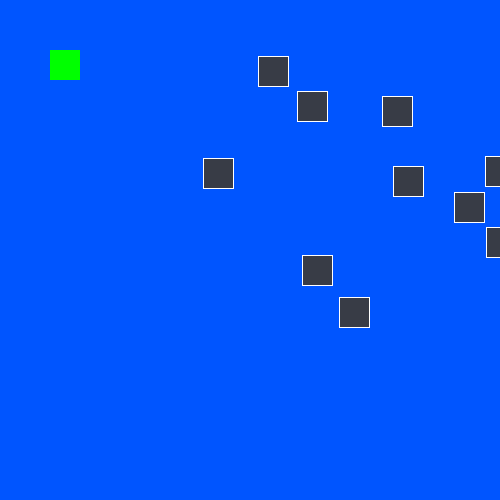
Frame 1 (no input)
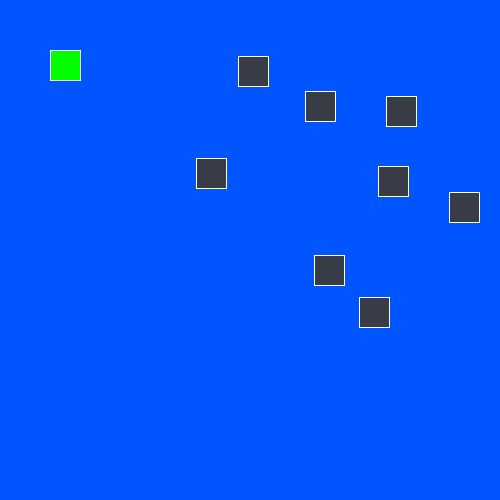
Frame 60 (the mouse pressed at the canvas centre just before this capture)
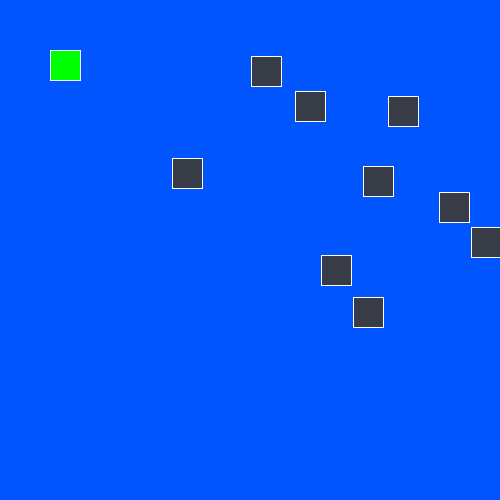
Frame 120 (the mouse held since frame 60 and released just before this capture)

The Processing sketch that drew these frames (run headless with seeded random() and noise(); from frame 60 on, the mouse is pressed at the canvas centre):

// Processing sketch: processing_67064
// ── processing_67064.pde

int timer;
int shipY;
int[] enemyX;
int[] enemyY;
boolean[] enemyAlive;
int[] bulletX;
int[] bulletY;
int[] bulletEnemyX;
int[] bulletEnemyY;
boolean upPressed;
boolean downPressed;
boolean shotReleased;
boolean gameOver;
boolean enemyShot;
int thisBullet;
int thisEnemyBullet;

void setup() {
  size(500, 500);

  noStroke();

  enemyX = new int[10];
  enemyY = new int[10];
  enemyAlive = new boolean[10];
  bulletX = new int[6];
  bulletY = new int[6];
  bulletEnemyX = new int[6];
  bulletEnemyY = new int[6];
  thisBullet = 0;
  thisEnemyBullet = 0;
  shipY = 50; 
  gameOver = false;

  for (int i = 0; i<bulletX.length; i++ ) {
    bulletX[i] = -1000;
    bulletY[i] = -1000;
  }

  for (int i = 0; i<bulletEnemyX.length; i++ ) { // set the values of the bullets to off the screen
    bulletEnemyX[i] = 2000;
    bulletEnemyY[i] = 2000;
  }

  for (int i = 0; i<enemyX.length; i++) {
    enemyAlive[i] = true; // every enemy is alive in the very beginning
    enemyX[i] = (int)random(200, 500);
    enemyY[i] = (int)random(50, 500);
  }
}

void draw() {
  background(0, 85, 255);

  if (gameOver == false) {
    fill(0, 255, 0); // the ships will be green
    rect(50, shipY, 30, 30);

    fill(255); // the bullets will be a bright green
    for (int i= 0; i< bulletX.length; i++) {
      ellipse(bulletX[i], bulletY[i], 4, 4);
      bulletX[i] += 10;
    }

    for (int i= 0; i<bulletEnemyX.length; i++) {
      ellipse(bulletEnemyX[i], bulletEnemyY[i], 4, 4);
      println(bulletEnemyX);
      bulletEnemyX[i] -= 10;
    }



    fill(56, 60, 70);
    stroke(255);

    drawEnemy();

    hitEnemyLogic();

    if (upPressed == true) {
      shipY -= 5;
    }

    if (downPressed == true) {
      shipY += 5;
    }

    if (shotReleased == true) {
      createBullet();
    }

    
  }

  enemyShot = false;
  upPressed = false; // resetting so they don't keep drawing forever
  downPressed = false;
  shotReleased = false;
}

void keyPressed() {
  if (keyCode == UP) {
    upPressed = true;
  }

  if (keyCode == DOWN) {
    downPressed = true;
  }
}

void keyReleased() {
  if (keyCode == 32) {
    shotReleased = true;
    println("SHOT!");
  }

  if (keyCode == 65) { // press A to shoot enemy bullets
    enemyShot = true;
    println("!!!!");
  }
}

void createBullet() {
  bulletX[thisBullet] = 80;
  bulletY[thisBullet] = shipY + 15;

  if (thisBullet < 5) {
    thisBullet++;
  } 
  else { 
    thisBullet = 0; // once the bullet count hits 5, add 1 more to it so it goes to 0 (moving through the spots in the array)
  }
}

void createEnemyBullet() {
  for (int i= 0; i< enemyX.length; i++) {
    bulletEnemyX[thisBullet] = enemyX[i];
    bulletEnemyY[thisBullet] = enemyY[i];
    
  if (thisBullet < 5) {
    thisBullet++;
  } 
  else { 
    thisBullet = 0; // once the bullet count hits 5, add 1 more to it so it goes to 0 (moving through the spots in the array)
  }
  }
}





void drawEnemy () {
  for (int i= 0; i< enemyX.length; i++) {
    if (enemyAlive[i] == true) {
      enemyX[i] = enemyX[i]+(int)random(-4, 4);
      rect(enemyX[i], enemyY[i], 30, 30); // draw enemies
    }
  }
}


void hitEnemyLogic () { // collision detection
  // for each bullet {
  // for each enemy {
  // set enemy to dead (enemyAlive = false;)
  // remove bullet (bulletY = -1000;)
  //}
  // }
  for (int i=0; i<bulletX.length; i++) { // loop through all the bullet (each bullet will look for each enemy)
    for (int j = 0; j<enemyX.length; j++) {
      if (bulletX[i] > enemyX[j] && bulletX[i] < enemyX[j] + 30 && bulletY[i] > enemyY[j] && bulletY[i] < enemyY[j] + 30 && enemyAlive[j] == true) {
        enemyAlive[j] = false;
        bulletY[i] = -1000;
      }
    }
  if (enemyShot == true) {
      createEnemyBullet();
    } // if the enemy is still alive then let them shoot, if not, then don't  
}
}
